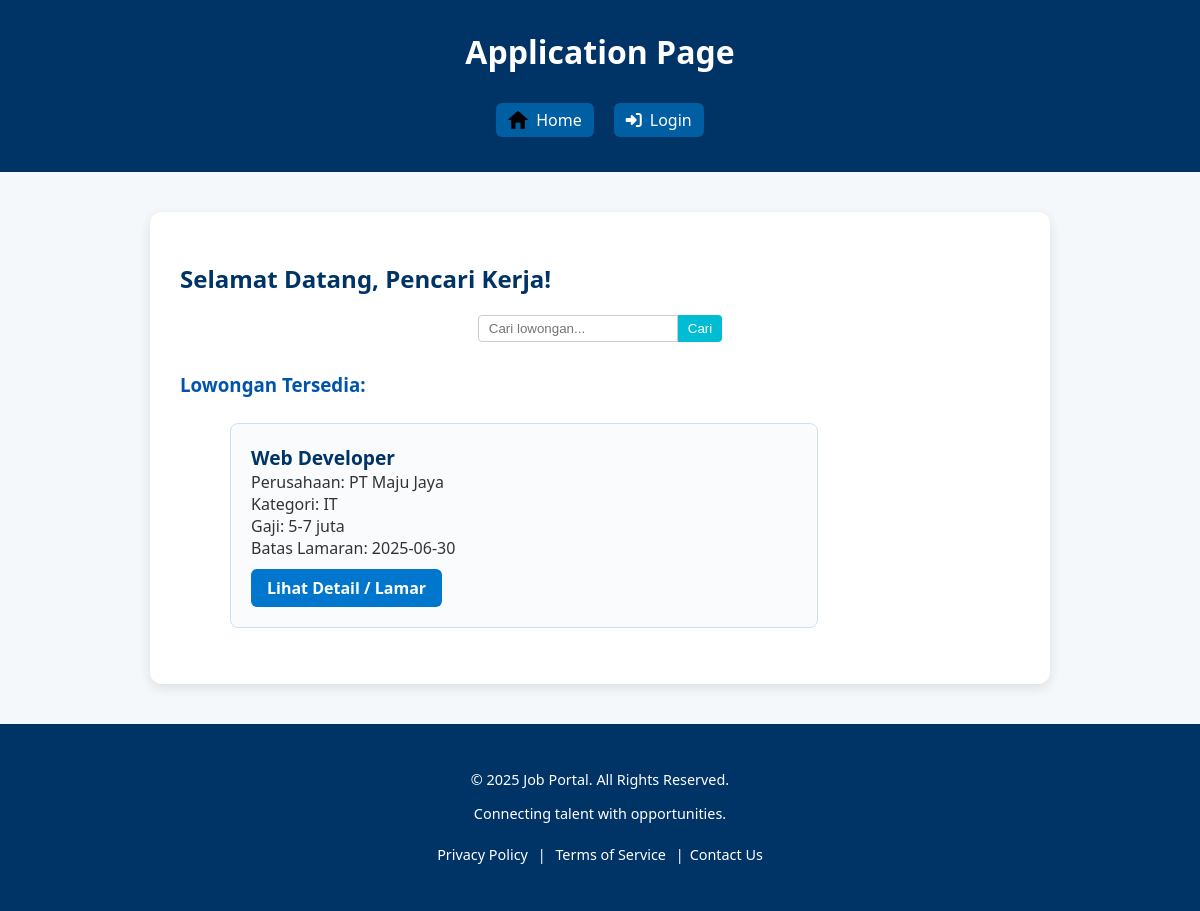
The app's page /halaman_pencari_kerja.php with its own data.
### tables this page shows
CREATE TABLE `lowongan` (
  `id` int(11) NOT NULL,
  `id_perusahaan` int(11) NOT NULL,
  `nama_pekerjaan` varchar(100) NOT NULL,
  `kategori` varchar(50) DEFAULT NULL,
  `jenis_pekerjaan` varchar(50) DEFAULT NULL,
  `rentang_gaji` varchar(50) DEFAULT NULL,
  `deskripsi` text DEFAULT NULL,
  `syarat` text DEFAULT NULL,
  `batas_lamaran` date DEFAULT NULL
);

CREATE TABLE `perusahaan` (
  `id` int(11) NOT NULL,
  `id_user` int(11) NOT NULL,
  `nama_perusahaan` varchar(100) NOT NULL,
  `lokasi` varchar(100) DEFAULT NULL,
  `logo` varchar(255) DEFAULT NULL
);

### halaman_pencari_kerja.php (the view, shortened to what this page needs)
<?php
require_once 'config/koneksi.php';
$search = isset($_POST['src']) ? mysqli_real_escape_string($conn, $_POST['src']) : '';
if ($search) {
    $sql = "SELECT l.id, l.nama_pekerjaan, l.kategori, l.rentang_gaji, l.jenis_pekerjaan, l.deskripsi, l.syarat, l.batas_lamaran, p.nama_perusahaan
            FROM lowongan l
            JOIN perusahaan p ON l.id_perusahaan = p.id
            WHERE (l.nama_pekerjaan LIKE '%$search%'
                OR l.kategori LIKE '%$search%'
                OR l.jenis_pekerjaan LIKE '%$search%'
                OR l.deskripsi LIKE '%$search%'
                OR l.syarat LIKE '%$search%')
              AND l.batas_lamaran >= CURDATE()
            ORDER BY l.id DESC";
} else {
    $sql = "SELECT l.id, l.nama_pekerjaan, l.kategori, l.rentang_gaji, l.batas_lamaran, p.nama_perusahaan
            FROM lowongan l
            JOIN perusahaan p ON l.id_perusahaan = p.id
            WHERE l.batas_lamaran >= CURDATE()
            ORDER BY l.id DESC";
}
$result = mysqli_query($conn, $sql);
$lowongan = [];
if ($result && mysqli_num_rows($result) > 0) {
    while ($row = mysqli_fetch_assoc($result)) {
        $lowongan[] = $row;
    }
}
?>
<!DOCTYPE html>
<html lang="id">
<head>
    <link rel="stylesheet" href="css/halaman_pencari_kerja.css?<?php echo time(); ?>">
</head>
<body>
    <div class="wrapper">
        <?php
        include "include/header.php";
        ?>
        <div class="dashboard-container">
            <h2>Selamat Datang, Pencari Kerja!</h2>
            <form action="" method="post" class="search-bar">
                <input class="searchtext" type="search" name="src" id="SR" placeholder="Cari lowongan...">
                <input class="searchbutton" type="submit" name="src-sub" id="SR-sub" value="Cari">
            </form>
            <h3>Lowongan Tersedia:</h3>
            <?php if (empty($lowongan)): ?>
                <p>Belum ada lowongan tersedia.</p>
            <?php else: ?>
                <ul>
                    <main class="form-panel">
                        <table cellpadding="10" cellspacing="0" style="width: 100%; text-align: left;">
                            <tr>
                                <?php
                                foreach ($lowongan as $l):
                                ?>
                                    <td>
                                        <div class="job-job">
                                            <strong><?= htmlspecialchars($l['nama_pekerjaan']) ?></strong><br>
                                            Perusahaan: <?= htmlspecialchars($l['nama_perusahaan']) ?><br>
                                            Kategori: <?= htmlspecialchars($l['kategori']) ?><br>
                                            Gaji: <?= htmlspecialchars($l['rentang_gaji']) ?><br>
                                            Batas Lamaran: <?= htmlspecialchars($l['batas_lamaran']) ?><br>
                                            <a class="detail" href="detail_lowongan.php?id=<?= $l['id'] ?>">Lihat Detail / Lamar</a>
                                        </div>
                                    </td>
                                <?php
                                endforeach;
                                ?>
                            </tr>
                        </table>
                    </main>
                </ul>
            <?php endif; ?>
        </div>
        <?php
        include "include/footer.php";
        ?>
    </div>
</body>
</html>

### css/halaman_pencari_kerja.css (style rules this page uses)
html, body { height: 100%; margin: 0; padding: 0; }
.wrapper { min-height: 100vh; display: flex; flex-direction: column; }
body { margin: 0; font-family: 'Segoe UI', Tahoma, Geneva, Verdana, sans-serif; background-color: #f4f8fb; color: #333; }
a { color: #0066cc; text-decoration: none; }
.dashboard-container { flex: 1; width: 70%; margin: 40px auto; background-color: white; padding: 30px; border-radius: 12px; box-shadow: 0 4px 12px rgba(0,0,0,0.1); min-height: 50%; }
.dashboard-container h2 { color: #003366; margin-bottom: 20px; }
.dashboard-container h3 { color: #0055aa; margin-top: 30px; margin-bottom: 15px; }
.form-panel { display: flex; flex-direction: column; gap: 25px; }
.job-job { border: 1px solid #cce0f5; background-color: #f9fbfd; padding: 20px; border-radius: 8px; transition: box-shadow 0.2s ease-in-out; width: 70%; }
.job-job strong { font-size: 1.2em; color: #003366; }
.detail { display: inline-block; margin-top: 10px; padding: 8px 16px; background-color: #0077cc; color: white; border-radius: 6px; font-weight: bold; transition: background-color 0.2s ease-in-out; }
.search-bar { margin-top: 15px; }
.searchtext { padding: 8px; width: 200px; border-radius: 6px 0 0 6px; border: none; outline: none; }
.searchbutton { padding: 8px 12px; background-color: #0077cc; color: white; border: none; border-radius: 0 6px 6px 0; cursor: pointer; }

### css/header.css (style rules this page uses)
.search-bar { display: flex; justify-content: center; width: 100%; }
.searchtext { padding: 5px 10px; width: 200px; border: 1px solid #ccc; border-radius: 4px 0 0 4px; }
.searchbutton { padding: 5px 10px; background-color: #00bcd4; border: none; color: white; border-radius: 0 4px 4px 0; cursor: pointer; }

### records on screen
lowongan: nama_pekerjaan "Web Developer", id_perusahaan.nama_perusahaan "PT Maju Jaya", kategori "IT", rentang_gaji "5-7 juta", batas_lamaran "2025-06-30"

### other values on screen
$pageTitle "Application Page"
